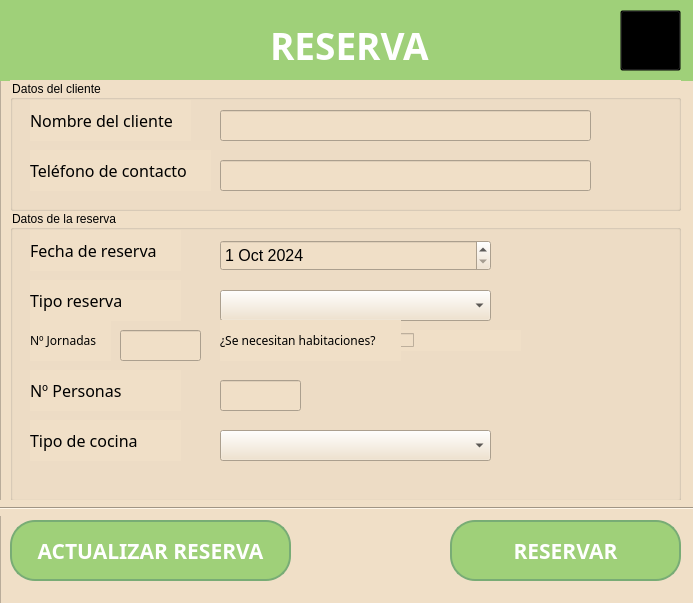
<?xml version="1.0" encoding="UTF-8"?>
<ui version="4.0">
 <class>JTA_Reservar</class>
 <widget class="QWidget" name="JTA_Reservar">
  <property name="geometry">
   <rect>
    <x>0</x>
    <y>0</y>
    <width>693</width>
    <height>603</height>
   </rect>
  </property>
  <property name="minimumSize">
   <size>
    <width>693</width>
    <height>603</height>
   </size>
  </property>
  <property name="maximumSize">
   <size>
    <width>693</width>
    <height>603</height>
   </size>
  </property>
  <property name="palette">
   <palette>
    <active>
     <colorrole role="Button">
      <brush brushstyle="SolidPattern">
       <color alpha="255">
        <red>0</red>
        <green>85</green>
        <blue>0</blue>
       </color>
      </brush>
     </colorrole>
     <colorrole role="Base">
      <brush brushstyle="SolidPattern">
       <color alpha="255">
        <red>255</red>
        <green>170</green>
        <blue>0</blue>
       </color>
      </brush>
     </colorrole>
    </active>
    <inactive>
     <colorrole role="Button">
      <brush brushstyle="SolidPattern">
       <color alpha="255">
        <red>0</red>
        <green>85</green>
        <blue>0</blue>
       </color>
      </brush>
     </colorrole>
     <colorrole role="Base">
      <brush brushstyle="SolidPattern">
       <color alpha="255">
        <red>255</red>
        <green>170</green>
        <blue>0</blue>
       </color>
      </brush>
     </colorrole>
    </inactive>
    <disabled>
     <colorrole role="Button">
      <brush brushstyle="SolidPattern">
       <color alpha="255">
        <red>0</red>
        <green>85</green>
        <blue>0</blue>
       </color>
      </brush>
     </colorrole>
    </disabled>
   </palette>
  </property>
  <property name="windowTitle">
   <string>Crear reserva</string>
  </property>
  <property name="windowIcon">
   <iconset resource="../imagenes/imagenes.qrc">
    <normaloff>:/imagenes/icon.png</normaloff>:/imagenes/icon.png</iconset>
  </property>
  <property name="styleSheet">
   <string notr="true"/>
  </property>
  <widget class="QFrame" name="JTA_frame">
   <property name="geometry">
    <rect>
     <x>0</x>
     <y>0</y>
     <width>781</width>
     <height>651</height>
    </rect>
   </property>
   <property name="sizePolicy">
    <sizepolicy hsizetype="Preferred" vsizetype="Preferred">
     <horstretch>0</horstretch>
     <verstretch>0</verstretch>
    </sizepolicy>
   </property>
   <property name="minimumSize">
    <size>
     <width>781</width>
     <height>0</height>
    </size>
   </property>
   <property name="maximumSize">
    <size>
     <width>781</width>
     <height>651</height>
    </size>
   </property>
   <property name="styleSheet">
    <string notr="true">background-color: #f0dfc7;</string>
   </property>
   <property name="frameShape">
    <enum>QFrame::Shape::StyledPanel</enum>
   </property>
   <property name="frameShadow">
    <enum>QFrame::Shadow::Raised</enum>
   </property>
   <widget class="QPushButton" name="JTA_pushButton_reservar">
    <property name="geometry">
     <rect>
      <x>450</x>
      <y>520</y>
      <width>231</width>
      <height>61</height>
     </rect>
    </property>
    <property name="font">
     <font>
      <family>Arial Rounded MT</family>
      <pointsize>16</pointsize>
      <bold>true</bold>
     </font>
    </property>
    <property name="toolTip">
     <string>&lt;html&gt;&lt;head/&gt;&lt;body&gt;&lt;p&gt;Crear reserva&lt;/p&gt;&lt;/body&gt;&lt;/html&gt;</string>
    </property>
    <property name="styleSheet">
     <string notr="true">QPushButton {
    border: 2px solid #78ac75;
    border-radius: 25px;
    background-color: #9fd079;
    color: white;
}

QPushButton:hover {
    background-color: #a4c59d;
}

QPushButton:pressed {
    background-color: #597354;
}
</string>
    </property>
    <property name="text">
     <string>RESERVAR</string>
    </property>
   </widget>
   <widget class="QPushButton" name="JTA_pushButton_actualizares">
    <property name="geometry">
     <rect>
      <x>10</x>
      <y>520</y>
      <width>281</width>
      <height>61</height>
     </rect>
    </property>
    <property name="font">
     <font>
      <family>Arial Rounded MT</family>
      <pointsize>16</pointsize>
      <bold>true</bold>
     </font>
    </property>
    <property name="toolTip">
     <string>&lt;html&gt;&lt;head/&gt;&lt;body&gt;&lt;p&gt;Modificar reserva&lt;/p&gt;&lt;/body&gt;&lt;/html&gt;</string>
    </property>
    <property name="styleSheet">
     <string notr="true">QPushButton {
    border: 2px solid #78ac75;
    border-radius: 25px;
    background-color: #9fd079;
    color: white;
}

QPushButton:hover {
    background-color: #a4c59d;
}

QPushButton:pressed {
    background-color: #597354;
}

QPushButton:disabled {
    background-color: #7a8c68;
    color: #cccccc; 
    border: 2px solid #667556; 
}</string>
    </property>
    <property name="text">
     <string>ACTUALIZAR RESERVA</string>
    </property>
   </widget>
   <widget class="QGroupBox" name="JTA_groupBox_datres">
    <property name="geometry">
     <rect>
      <x>10</x>
      <y>210</y>
      <width>671</width>
      <height>291</height>
     </rect>
    </property>
    <property name="title">
     <string>Datos de la reserva</string>
    </property>
    <widget class="QDateEdit" name="JTA_dateEdit_fecha">
     <property name="geometry">
      <rect>
       <x>210</x>
       <y>30</y>
       <width>271</width>
       <height>31</height>
      </rect>
     </property>
     <property name="font">
      <font>
       <pointsize>12</pointsize>
      </font>
     </property>
     <property name="minimumDateTime">
      <datetime>
       <hour>13</hour>
       <minute>0</minute>
       <second>0</second>
       <year>2019</year>
       <month>9</month>
       <day>14</day>
      </datetime>
     </property>
     <property name="maximumDate">
      <date>
       <year>2028</year>
       <month>12</month>
       <day>31</day>
      </date>
     </property>
     <property name="minimumDate">
      <date>
       <year>2019</year>
       <month>9</month>
       <day>14</day>
      </date>
     </property>
     <property name="date">
      <date>
       <year>2024</year>
       <month>10</month>
       <day>1</day>
      </date>
     </property>
    </widget>
    <widget class="QComboBox" name="JTA_comboBox_tipores">
     <property name="geometry">
      <rect>
       <x>210</x>
       <y>80</y>
       <width>271</width>
       <height>31</height>
      </rect>
     </property>
     <property name="styleSheet">
      <string notr="true">JTA_comboBox_tipores {
background-color: #ffffff
}</string>
     </property>
    </widget>
    <widget class="QLabel" name="JTA_label_numpersonas">
     <property name="geometry">
      <rect>
       <x>20</x>
       <y>160</y>
       <width>151</width>
       <height>41</height>
      </rect>
     </property>
     <property name="font">
      <font>
       <family>Sitka</family>
       <pointsize>12</pointsize>
       <italic>false</italic>
       <bold>false</bold>
      </font>
     </property>
     <property name="styleSheet">
      <string notr="true">font: 12pt &quot;Sitka&quot;;</string>
     </property>
     <property name="text">
      <string>Nº Personas</string>
     </property>
    </widget>
    <widget class="QLabel" name="JTA_label_fecha">
     <property name="geometry">
      <rect>
       <x>20</x>
       <y>20</y>
       <width>151</width>
       <height>41</height>
      </rect>
     </property>
     <property name="font">
      <font>
       <family>Sitka</family>
       <pointsize>12</pointsize>
       <italic>false</italic>
       <bold>false</bold>
      </font>
     </property>
     <property name="styleSheet">
      <string notr="true">font: 12pt &quot;Sitka&quot;;</string>
     </property>
     <property name="text">
      <string>Fecha de reserva</string>
     </property>
    </widget>
    <widget class="QCheckBox" name="JTA_checkBox_habnecesarias">
     <property name="geometry">
      <rect>
       <x>390</x>
       <y>120</y>
       <width>121</width>
       <height>21</height>
      </rect>
     </property>
     <property name="font">
      <font>
       <pointsize>10</pointsize>
      </font>
     </property>
     <property name="text">
      <string/>
     </property>
    </widget>
    <widget class="QLabel" name="JTA_label_tiporeserva">
     <property name="geometry">
      <rect>
       <x>20</x>
       <y>70</y>
       <width>151</width>
       <height>41</height>
      </rect>
     </property>
     <property name="font">
      <font>
       <family>Sitka</family>
       <pointsize>12</pointsize>
       <italic>false</italic>
       <bold>false</bold>
      </font>
     </property>
     <property name="styleSheet">
      <string notr="true">font: 12pt &quot;Sitka&quot;;</string>
     </property>
     <property name="text">
      <string>Tipo reserva</string>
     </property>
    </widget>
    <widget class="QLabel" name="JTA_label_habnecesarias">
     <property name="geometry">
      <rect>
       <x>210</x>
       <y>110</y>
       <width>181</width>
       <height>41</height>
      </rect>
     </property>
     <property name="font">
      <font>
       <family>Sitka</family>
       <pointsize>9</pointsize>
       <italic>false</italic>
       <bold>false</bold>
      </font>
     </property>
     <property name="styleSheet">
      <string notr="true">font: 9pt &quot;Sitka&quot;;</string>
     </property>
     <property name="text">
      <string>¿Se necesitan habitaciones?</string>
     </property>
    </widget>
    <widget class="QLabel" name="JTA_label_tipococina">
     <property name="geometry">
      <rect>
       <x>20</x>
       <y>210</y>
       <width>151</width>
       <height>41</height>
      </rect>
     </property>
     <property name="font">
      <font>
       <family>Sitka</family>
       <pointsize>12</pointsize>
       <italic>false</italic>
       <bold>false</bold>
      </font>
     </property>
     <property name="styleSheet">
      <string notr="true">font: 12pt &quot;Sitka&quot;;</string>
     </property>
     <property name="text">
      <string>Tipo de cocina</string>
     </property>
    </widget>
    <widget class="QLineEdit" name="JTA_lineEdit_numpersonas">
     <property name="geometry">
      <rect>
       <x>210</x>
       <y>170</y>
       <width>81</width>
       <height>31</height>
      </rect>
     </property>
     <property name="font">
      <font>
       <pointsize>12</pointsize>
      </font>
     </property>
     <property name="styleSheet">
      <string notr="true"/>
     </property>
     <property name="text">
      <string/>
     </property>
     <property name="maxLength">
      <number>100</number>
     </property>
    </widget>
    <widget class="QLineEdit" name="JTA_lineEdit_jornadas">
     <property name="geometry">
      <rect>
       <x>110</x>
       <y>120</y>
       <width>81</width>
       <height>31</height>
      </rect>
     </property>
     <property name="font">
      <font>
       <pointsize>10</pointsize>
      </font>
     </property>
     <property name="styleSheet">
      <string notr="true"/>
     </property>
     <property name="text">
      <string/>
     </property>
     <property name="maxLength">
      <number>100</number>
     </property>
    </widget>
    <widget class="QLabel" name="JTA_label_jornadas">
     <property name="geometry">
      <rect>
       <x>20</x>
       <y>110</y>
       <width>81</width>
       <height>41</height>
      </rect>
     </property>
     <property name="font">
      <font>
       <family>Sitka</family>
       <pointsize>9</pointsize>
       <italic>false</italic>
       <bold>false</bold>
      </font>
     </property>
     <property name="styleSheet">
      <string notr="true">font: 9pt &quot;Sitka&quot;;</string>
     </property>
     <property name="text">
      <string>Nº Jornadas</string>
     </property>
    </widget>
    <widget class="QComboBox" name="JTA_comboBox_tipococina">
     <property name="geometry">
      <rect>
       <x>210</x>
       <y>220</y>
       <width>271</width>
       <height>31</height>
      </rect>
     </property>
     <property name="styleSheet">
      <string notr="true">JTA_comboBox_tipococina {
background-color: #ffffff
}</string>
     </property>
    </widget>
   </widget>
   <widget class="Line" name="JTA_line_linea">
    <property name="geometry">
     <rect>
      <x>-90</x>
      <y>500</y>
      <width>1101</width>
      <height>16</height>
     </rect>
    </property>
    <property name="orientation">
     <enum>Qt::Orientation::Horizontal</enum>
    </property>
   </widget>
   <widget class="QGroupBox" name="JTA_groupBox_datcli">
    <property name="geometry">
     <rect>
      <x>10</x>
      <y>80</y>
      <width>671</width>
      <height>131</height>
     </rect>
    </property>
    <property name="palette">
     <palette>
      <active>
       <colorrole role="WindowText">
        <brush brushstyle="SolidPattern">
         <color alpha="255">
          <red>0</red>
          <green>0</green>
          <blue>0</blue>
         </color>
        </brush>
       </colorrole>
       <colorrole role="Button">
        <brush brushstyle="SolidPattern">
         <color alpha="255">
          <red>240</red>
          <green>223</green>
          <blue>199</blue>
         </color>
        </brush>
       </colorrole>
       <colorrole role="Light">
        <brush brushstyle="SolidPattern">
         <color alpha="255">
          <red>255</red>
          <green>255</green>
          <blue>255</blue>
         </color>
        </brush>
       </colorrole>
       <colorrole role="Midlight">
        <brush brushstyle="SolidPattern">
         <color alpha="255">
          <red>247</red>
          <green>239</green>
          <blue>227</blue>
         </color>
        </brush>
       </colorrole>
       <colorrole role="Dark">
        <brush brushstyle="SolidPattern">
         <color alpha="255">
          <red>120</red>
          <green>111</green>
          <blue>99</blue>
         </color>
        </brush>
       </colorrole>
       <colorrole role="Mid">
        <brush brushstyle="SolidPattern">
         <color alpha="255">
          <red>160</red>
          <green>149</green>
          <blue>133</blue>
         </color>
        </brush>
       </colorrole>
       <colorrole role="Text">
        <brush brushstyle="SolidPattern">
         <color alpha="255">
          <red>0</red>
          <green>0</green>
          <blue>0</blue>
         </color>
        </brush>
       </colorrole>
       <colorrole role="BrightText">
        <brush brushstyle="SolidPattern">
         <color alpha="255">
          <red>255</red>
          <green>255</green>
          <blue>255</blue>
         </color>
        </brush>
       </colorrole>
       <colorrole role="ButtonText">
        <brush brushstyle="SolidPattern">
         <color alpha="255">
          <red>0</red>
          <green>0</green>
          <blue>0</blue>
         </color>
        </brush>
       </colorrole>
       <colorrole role="Base">
        <brush brushstyle="SolidPattern">
         <color alpha="255">
          <red>240</red>
          <green>223</green>
          <blue>199</blue>
         </color>
        </brush>
       </colorrole>
       <colorrole role="Window">
        <brush brushstyle="SolidPattern">
         <color alpha="255">
          <red>240</red>
          <green>223</green>
          <blue>199</blue>
         </color>
        </brush>
       </colorrole>
       <colorrole role="Shadow">
        <brush brushstyle="SolidPattern">
         <color alpha="255">
          <red>0</red>
          <green>0</green>
          <blue>0</blue>
         </color>
        </brush>
       </colorrole>
       <colorrole role="AlternateBase">
        <brush brushstyle="SolidPattern">
         <color alpha="255">
          <red>247</red>
          <green>239</green>
          <blue>227</blue>
         </color>
        </brush>
       </colorrole>
       <colorrole role="ToolTipBase">
        <brush brushstyle="SolidPattern">
         <color alpha="255">
          <red>255</red>
          <green>255</green>
          <blue>220</blue>
         </color>
        </brush>
       </colorrole>
       <colorrole role="ToolTipText">
        <brush brushstyle="SolidPattern">
         <color alpha="255">
          <red>0</red>
          <green>0</green>
          <blue>0</blue>
         </color>
        </brush>
       </colorrole>
       <colorrole role="PlaceholderText">
        <brush brushstyle="SolidPattern">
         <color alpha="127">
          <red>0</red>
          <green>0</green>
          <blue>0</blue>
         </color>
        </brush>
       </colorrole>
       <colorrole role="Accent">
        <brush brushstyle="SolidPattern">
         <color alpha="255">
          <red>255</red>
          <green>255</green>
          <blue>255</blue>
         </color>
        </brush>
       </colorrole>
      </active>
      <inactive>
       <colorrole role="WindowText">
        <brush brushstyle="SolidPattern">
         <color alpha="255">
          <red>0</red>
          <green>0</green>
          <blue>0</blue>
         </color>
        </brush>
       </colorrole>
       <colorrole role="Button">
        <brush brushstyle="SolidPattern">
         <color alpha="255">
          <red>240</red>
          <green>223</green>
          <blue>199</blue>
         </color>
        </brush>
       </colorrole>
       <colorrole role="Light">
        <brush brushstyle="SolidPattern">
         <color alpha="255">
          <red>255</red>
          <green>255</green>
          <blue>255</blue>
         </color>
        </brush>
       </colorrole>
       <colorrole role="Midlight">
        <brush brushstyle="SolidPattern">
         <color alpha="255">
          <red>247</red>
          <green>239</green>
          <blue>227</blue>
         </color>
        </brush>
       </colorrole>
       <colorrole role="Dark">
        <brush brushstyle="SolidPattern">
         <color alpha="255">
          <red>120</red>
          <green>111</green>
          <blue>99</blue>
         </color>
        </brush>
       </colorrole>
       <colorrole role="Mid">
        <brush brushstyle="SolidPattern">
         <color alpha="255">
          <red>160</red>
          <green>149</green>
          <blue>133</blue>
         </color>
        </brush>
       </colorrole>
       <colorrole role="Text">
        <brush brushstyle="SolidPattern">
         <color alpha="255">
          <red>0</red>
          <green>0</green>
          <blue>0</blue>
         </color>
        </brush>
       </colorrole>
       <colorrole role="BrightText">
        <brush brushstyle="SolidPattern">
         <color alpha="255">
          <red>255</red>
          <green>255</green>
          <blue>255</blue>
         </color>
        </brush>
       </colorrole>
       <colorrole role="ButtonText">
        <brush brushstyle="SolidPattern">
         <color alpha="255">
          <red>0</red>
          <green>0</green>
          <blue>0</blue>
         </color>
        </brush>
       </colorrole>
       <colorrole role="Base">
        <brush brushstyle="SolidPattern">
         <color alpha="255">
          <red>240</red>
          <green>223</green>
          <blue>199</blue>
         </color>
        </brush>
       </colorrole>
       <colorrole role="Window">
        <brush brushstyle="SolidPattern">
         <color alpha="255">
          <red>240</red>
          <green>223</green>
          <blue>199</blue>
         </color>
        </brush>
       </colorrole>
       <colorrole role="Shadow">
        <brush brushstyle="SolidPattern">
         <color alpha="255">
          <red>0</red>
          <green>0</green>
          <blue>0</blue>
         </color>
        </brush>
       </colorrole>
       <colorrole role="AlternateBase">
        <brush brushstyle="SolidPattern">
         <color alpha="255">
          <red>247</red>
          <green>239</green>
          <blue>227</blue>
         </color>
        </brush>
       </colorrole>
       <colorrole role="ToolTipBase">
        <brush brushstyle="SolidPattern">
         <color alpha="255">
          <red>255</red>
          <green>255</green>
          <blue>220</blue>
         </color>
        </brush>
       </colorrole>
       <colorrole role="ToolTipText">
        <brush brushstyle="SolidPattern">
         <color alpha="255">
          <red>0</red>
          <green>0</green>
          <blue>0</blue>
         </color>
        </brush>
       </colorrole>
       <colorrole role="PlaceholderText">
        <brush brushstyle="SolidPattern">
         <color alpha="127">
          <red>0</red>
          <green>0</green>
          <blue>0</blue>
         </color>
        </brush>
       </colorrole>
       <colorrole role="Accent">
        <brush brushstyle="SolidPattern">
         <color alpha="255">
          <red>255</red>
          <green>255</green>
          <blue>255</blue>
         </color>
        </brush>
       </colorrole>
      </inactive>
      <disabled>
       <colorrole role="WindowText">
        <brush brushstyle="SolidPattern">
         <color alpha="255">
          <red>120</red>
          <green>111</green>
          <blue>99</blue>
         </color>
        </brush>
       </colorrole>
       <colorrole role="Button">
        <brush brushstyle="SolidPattern">
         <color alpha="255">
          <red>240</red>
          <green>223</green>
          <blue>199</blue>
         </color>
        </brush>
       </colorrole>
       <colorrole role="Light">
        <brush brushstyle="SolidPattern">
         <color alpha="255">
          <red>255</red>
          <green>255</green>
          <blue>255</blue>
         </color>
        </brush>
       </colorrole>
       <colorrole role="Midlight">
        <brush brushstyle="SolidPattern">
         <color alpha="255">
          <red>247</red>
          <green>239</green>
          <blue>227</blue>
         </color>
        </brush>
       </colorrole>
       <colorrole role="Dark">
        <brush brushstyle="SolidPattern">
         <color alpha="255">
          <red>120</red>
          <green>111</green>
          <blue>99</blue>
         </color>
        </brush>
       </colorrole>
       <colorrole role="Mid">
        <brush brushstyle="SolidPattern">
         <color alpha="255">
          <red>160</red>
          <green>149</green>
          <blue>133</blue>
         </color>
        </brush>
       </colorrole>
       <colorrole role="Text">
        <brush brushstyle="SolidPattern">
         <color alpha="255">
          <red>120</red>
          <green>111</green>
          <blue>99</blue>
         </color>
        </brush>
       </colorrole>
       <colorrole role="BrightText">
        <brush brushstyle="SolidPattern">
         <color alpha="255">
          <red>255</red>
          <green>255</green>
          <blue>255</blue>
         </color>
        </brush>
       </colorrole>
       <colorrole role="ButtonText">
        <brush brushstyle="SolidPattern">
         <color alpha="255">
          <red>120</red>
          <green>111</green>
          <blue>99</blue>
         </color>
        </brush>
       </colorrole>
       <colorrole role="Base">
        <brush brushstyle="SolidPattern">
         <color alpha="255">
          <red>240</red>
          <green>223</green>
          <blue>199</blue>
         </color>
        </brush>
       </colorrole>
       <colorrole role="Window">
        <brush brushstyle="SolidPattern">
         <color alpha="255">
          <red>240</red>
          <green>223</green>
          <blue>199</blue>
         </color>
        </brush>
       </colorrole>
       <colorrole role="Shadow">
        <brush brushstyle="SolidPattern">
         <color alpha="255">
          <red>0</red>
          <green>0</green>
          <blue>0</blue>
         </color>
        </brush>
       </colorrole>
       <colorrole role="AlternateBase">
        <brush brushstyle="SolidPattern">
         <color alpha="255">
          <red>240</red>
          <green>223</green>
          <blue>199</blue>
         </color>
        </brush>
       </colorrole>
       <colorrole role="ToolTipBase">
        <brush brushstyle="SolidPattern">
         <color alpha="255">
          <red>255</red>
          <green>255</green>
          <blue>220</blue>
         </color>
        </brush>
       </colorrole>
       <colorrole role="ToolTipText">
        <brush brushstyle="SolidPattern">
         <color alpha="255">
          <red>0</red>
          <green>0</green>
          <blue>0</blue>
         </color>
        </brush>
       </colorrole>
       <colorrole role="PlaceholderText">
        <brush brushstyle="SolidPattern">
         <color alpha="127">
          <red>120</red>
          <green>111</green>
          <blue>99</blue>
         </color>
        </brush>
       </colorrole>
       <colorrole role="Accent">
        <brush brushstyle="SolidPattern">
         <color alpha="255">
          <red>255</red>
          <green>255</green>
          <blue>255</blue>
         </color>
        </brush>
       </colorrole>
      </disabled>
     </palette>
    </property>
    <property name="styleSheet">
     <string notr="true"/>
    </property>
    <property name="title">
     <string>Datos del cliente</string>
    </property>
    <widget class="QLabel" name="JTA_label_nombre">
     <property name="geometry">
      <rect>
       <x>20</x>
       <y>20</y>
       <width>161</width>
       <height>41</height>
      </rect>
     </property>
     <property name="font">
      <font>
       <family>Sitka</family>
       <pointsize>12</pointsize>
       <italic>false</italic>
       <bold>false</bold>
      </font>
     </property>
     <property name="styleSheet">
      <string notr="true">font: 12pt &quot;Sitka&quot;;</string>
     </property>
     <property name="text">
      <string>Nombre del cliente</string>
     </property>
    </widget>
    <widget class="QLineEdit" name="JTA_lineEdit_telefono">
     <property name="geometry">
      <rect>
       <x>210</x>
       <y>80</y>
       <width>371</width>
       <height>31</height>
      </rect>
     </property>
     <property name="font">
      <font>
       <pointsize>12</pointsize>
      </font>
     </property>
     <property name="styleSheet">
      <string notr="true"/>
     </property>
     <property name="text">
      <string/>
     </property>
     <property name="maxLength">
      <number>9</number>
     </property>
    </widget>
    <widget class="QLineEdit" name="JTA_lineEdit_nombre">
     <property name="geometry">
      <rect>
       <x>210</x>
       <y>30</y>
       <width>371</width>
       <height>31</height>
      </rect>
     </property>
     <property name="font">
      <font>
       <pointsize>12</pointsize>
      </font>
     </property>
     <property name="autoFillBackground">
      <bool>false</bool>
     </property>
     <property name="styleSheet">
      <string notr="true"/>
     </property>
     <property name="text">
      <string/>
     </property>
     <property name="maxLength">
      <number>100</number>
     </property>
    </widget>
    <widget class="QLabel" name="JTA_label_telefono">
     <property name="geometry">
      <rect>
       <x>20</x>
       <y>70</y>
       <width>181</width>
       <height>41</height>
      </rect>
     </property>
     <property name="font">
      <font>
       <family>Sitka</family>
       <pointsize>12</pointsize>
       <italic>false</italic>
       <bold>false</bold>
      </font>
     </property>
     <property name="styleSheet">
      <string notr="true">font: 12pt &quot;Sitka&quot;;</string>
     </property>
     <property name="text">
      <string>Teléfono de contacto</string>
     </property>
    </widget>
   </widget>
   <widget class="QLabel" name="JTA_label_resicon">
    <property name="geometry">
     <rect>
      <x>20</x>
      <y>20</y>
      <width>41</width>
      <height>41</height>
     </rect>
    </property>
    <property name="styleSheet">
     <string notr="true">background-color: transparent;</string>
    </property>
    <property name="text">
     <string/>
    </property>
    <property name="pixmap">
     <pixmap resource="../imagenes/imagenes.qrc">:/imagenes/reserva.png</pixmap>
    </property>
    <property name="scaledContents">
     <bool>true</bool>
    </property>
   </widget>
   <widget class="QLabel" name="JTA_label_title">
    <property name="geometry">
     <rect>
      <x>270</x>
      <y>30</y>
      <width>171</width>
      <height>31</height>
     </rect>
    </property>
    <property name="font">
     <font>
      <family>Candara</family>
      <pointsize>28</pointsize>
      <italic>false</italic>
      <bold>true</bold>
     </font>
    </property>
    <property name="styleSheet">
     <string notr="true">font: 700 28pt &quot;Candara&quot;;
color: white;
background-color: transparent;</string>
    </property>
    <property name="text">
     <string>RESERVA</string>
    </property>
   </widget>
   <widget class="QLabel" name="JTA_label_enc">
    <property name="geometry">
     <rect>
      <x>-10</x>
      <y>-10</y>
      <width>711</width>
      <height>91</height>
     </rect>
    </property>
    <property name="styleSheet">
     <string notr="true">background-color: #9fd079;</string>
    </property>
    <property name="text">
     <string/>
    </property>
   </widget>
   <widget class="QPushButton" name="JTA_pushButton_volver">
    <property name="geometry">
     <rect>
      <x>620</x>
      <y>10</y>
      <width>61</width>
      <height>61</height>
     </rect>
    </property>
    <property name="toolTip">
     <string>Volver al menú principal</string>
    </property>
    <property name="styleSheet">
     <string notr="true">background-color: transparent;</string>
    </property>
    <property name="text">
     <string/>
    </property>
    <property name="icon">
     <iconset resource="../imagenes/imagenes.qrc">
      <normaloff>:/imagenes/volver.png</normaloff>:/imagenes/volver.png</iconset>
    </property>
    <property name="iconSize">
     <size>
      <width>40</width>
      <height>40</height>
     </size>
    </property>
   </widget>
   <zorder>JTA_label_enc</zorder>
   <zorder>JTA_pushButton_reservar</zorder>
   <zorder>JTA_pushButton_actualizares</zorder>
   <zorder>JTA_groupBox_datres</zorder>
   <zorder>JTA_line_linea</zorder>
   <zorder>JTA_groupBox_datcli</zorder>
   <zorder>JTA_label_title</zorder>
   <zorder>JTA_label_resicon</zorder>
   <zorder>JTA_pushButton_volver</zorder>
  </widget>
 </widget>
 <resources>
  <include location="../imagenes/imagenes.qrc"/>
 </resources>
 <connections/>
</ui>
